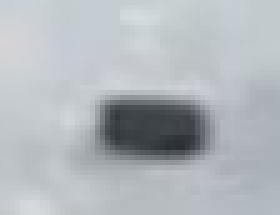
#> input picture opencv_isolated_tracker/assets/kadri-slow-mo-breakaway-goal-image-early-frame-puck-close-up.jpg, 56 x 43 px, found by its file name (shown 5 times larger)
$ python template-match.py
#> lines starting #> are read from the running program, lines starting #| are printed output that depends on the picture; after the words box and inside, x2 and y2 are one past the last pixel; in counts of white or black regions, pixels touching at a corner belong together
import os
import cv2 as cv
import numpy as np

script_dir = os.path.dirname(__file__)

config_path = os.path.join(script_dir, "config.json")
needleImageSrc = os.path.join(script_dir, "assets", "kadri-slow-mo-breakaway-goal-image-early-frame-puck-close-up.JPG")
haystackImageSrc = os.path.join(script_dir, "assets", "kadri-slow-mo-breakaway-goal-image-early-frame.JPG")
puckImageSrc = os.path.join(script_dir, "assets", "hockey-puck-high-angle.JPG")

# print("This is the config path: ", config_path)
# print("This is the haystack path: ", needleImageSrc)
# print("This is the needle path: ", haystackImageSrc)

needle = cv.imread(needleImageSrc, cv.IMREAD_UNCHANGED)
#> needle is the input picture: shape (43, 56, 3); mean B, G, R 188.3, 183.6, 178.3
puckImage = cv.imread(puckImageSrc, cv.IMREAD_UNCHANGED)
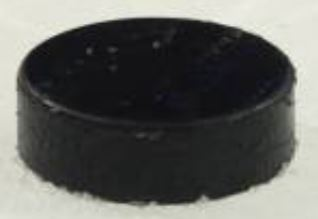
#> input picture opencv_isolated_tracker/assets/hockey-puck-high-angle.JPG, 318 x 219 px
#> puckImage is the input picture: shape (219, 318, 3); mean B, G, R 96, 99.7, 99
haystack = cv.imread(haystackImageSrc, cv.IMREAD_UNCHANGED)
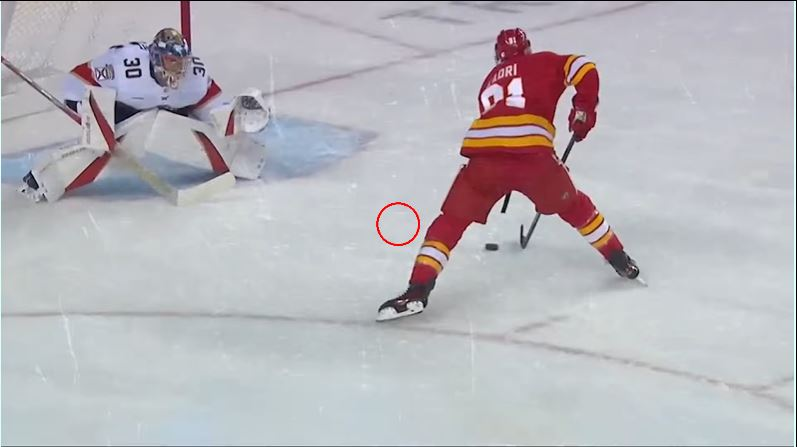
#> input picture opencv_isolated_tracker/assets/kadri-slow-mo-breakaway-goal-image-early-frame.JPG, 797 x 447 px
#> haystack is the input picture: shape (447, 797, 3); mean B, G, R 187.8, 182.3, 184.3

result = cv.matchTemplate(haystack, needle, cv.TM_CCOEFF_NORMED)
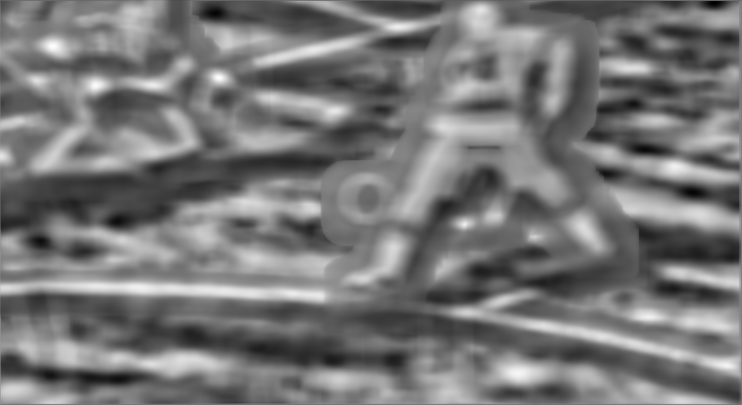
#> result: shape (405, 742) float32; min -0.668, max 0.684, mean -0.0378; drawn with min black and max white

minVal, maxVal, minLoc, maxLoc = cv.minMaxLoc(result)
#> minVal = -0.668; maxVal = 0.684; minLoc = (714, 3); maxLoc = (218, 77)
# print(maxVal, maxLoc)

needleWidth = needle.shape[1]
#> needleWidth = 56
needleHeight = needle.shape[0]
#> needleHeight = 43

topLeft = maxLoc
#> topLeft = (218, 77)
bottomRight = (topLeft[0] + needleWidth, topLeft[1] + needleHeight)
#> bottomRight = (274, 120)

cv.rectangle(haystack, topLeft, bottomRight, color=(0, 255, 0), thickness=2, lineType=cv.LINE_4)
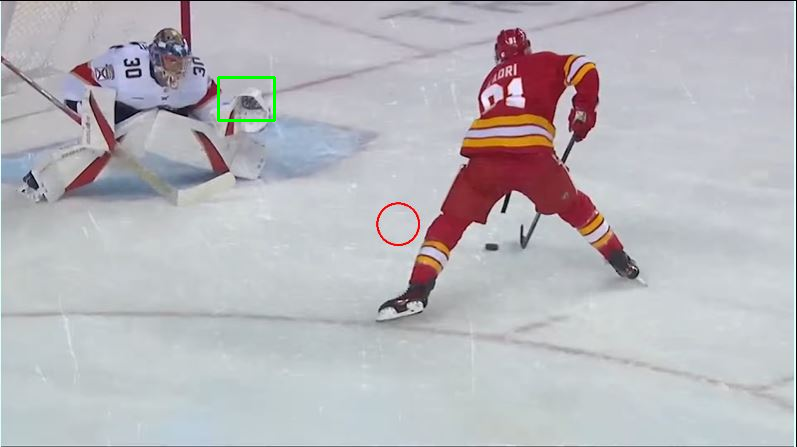
#> haystack: shape (447, 797, 3); 0.17% of pixels changed, all inside (x1, y1, x2, y2) = (217, 76, 276, 122)

cv.imshow("Result", result)
cv.waitKey()
